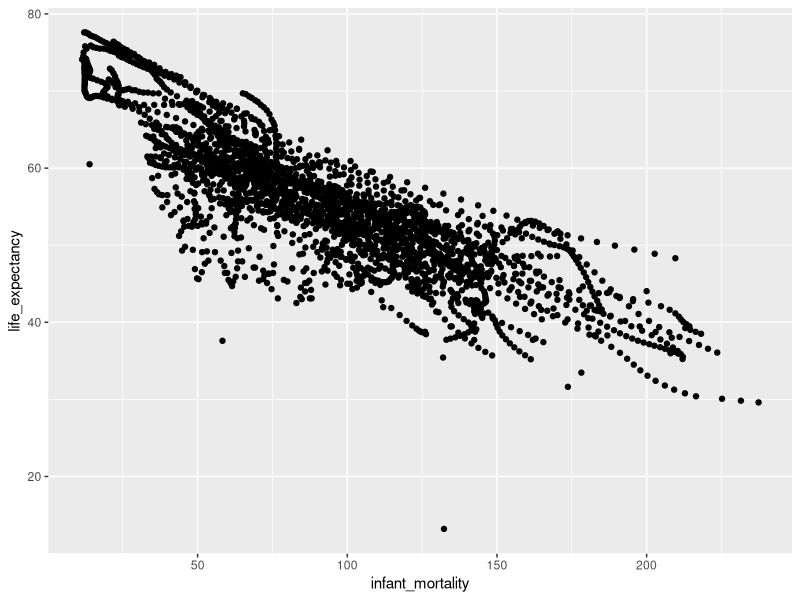
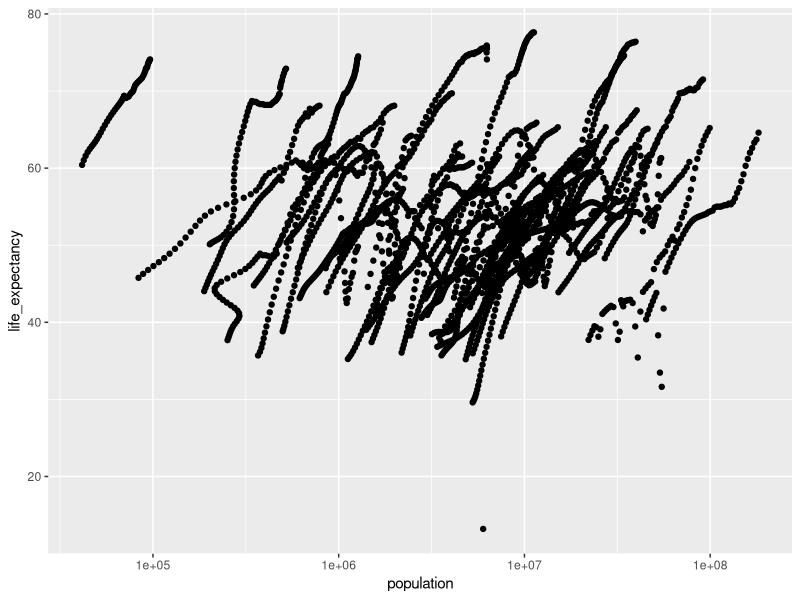
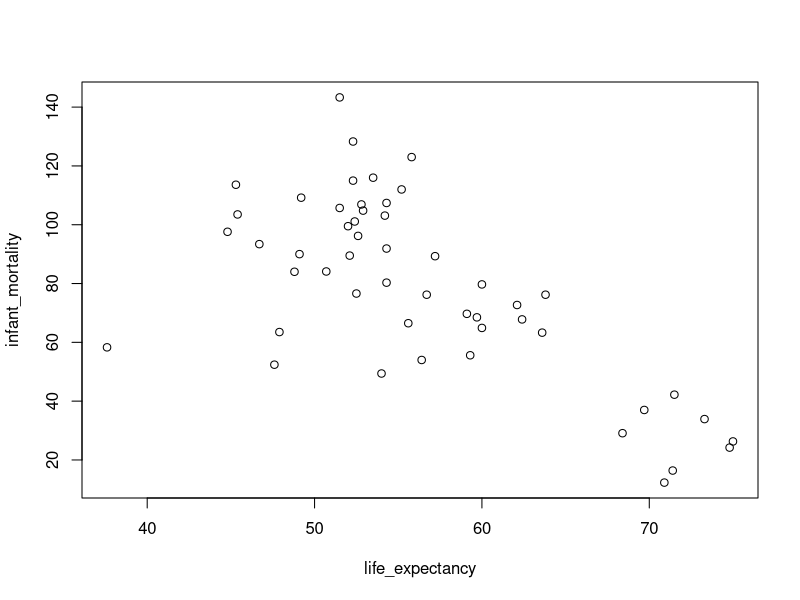
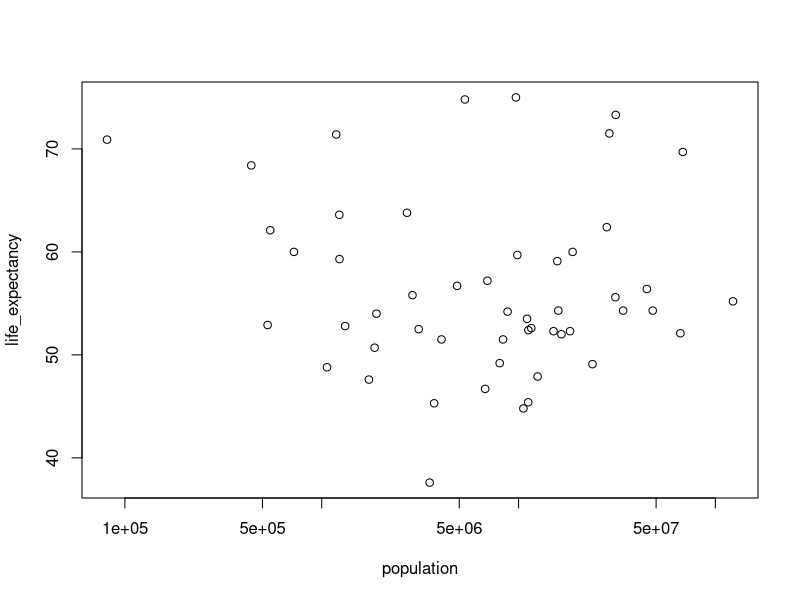
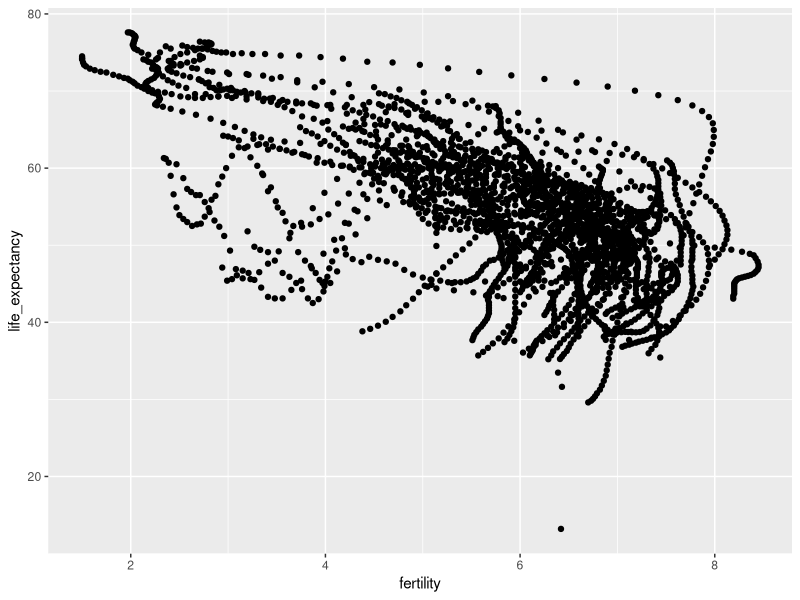
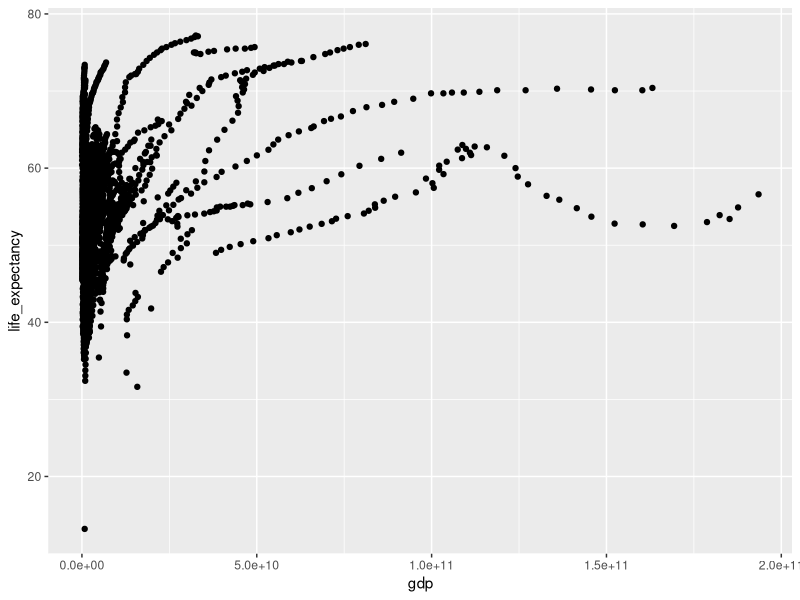

These figures' R source, in order:
## ---- chunk 1

#Load "dslabs" package to manipulate data
library("dslabs")
library("tidyverse")
library("broom")

#Check out the help file in gapminder
help(gapminder)

#Lets get an overview of the data
str(gapminder)

#Now for a summary of the data
summary(gapminder)

#To see what type of object gapminder is, we use the class function
class(gapminder)

## ---- chunk 2

#Now let look at only the African countries
africadata <- gapminder[ which(gapminder$continent=="Africa"), ]

#Lets get an overview & summary of the new data
str(africadata)
summary(africadata)

#Making two new data frames
imle <- africadata[c("infant_mortality","life_expectancy")]
ple <- africadata[c("population","life_expectancy")]

#Overview of new sets
str(imle)
str(ple)

#Summary of new sets
summary(imle)
summary(ple)

## ---- chunk 3
#life expectancy vs. infant mortality
ggplot(imle, aes(infant_mortality, life_expectancy)) + geom_point()

#Here we have a negative correlation

#life expectancy vs. population
ggplot(ple, aes(population, life_expectancy)) + geom_point() +scale_x_log10()

#Here we have a loose positive correlation. Notice the "streaks" in the data
## ---- chunk 4

#Use the is.na function to see what data we are missing
africadata$year[is.na(africadata$infant_mortality)]

#Creating a datafram that only includes data from year 2000
newyr <- africadata[africadata$year=="2000", c("country", "year", "infant_mortality", "life_expectancy", "fertility", "population", "gdp", "continent", "region")]

#Check the structure and summary
str(newyr)
summary(newyr)
## ---- chunk 5

#Plot new dataframe, same variable as before
#Life expectancy vs. Infant Mortality 2000 plot
plot(infant_mortality ~ life_expectancy, data=newyr)

#Life expectancy vs. Population 2000 plot
plot(life_expectancy ~ population, data=newyr, log = "x")
#no relationship

#Lets create fitted lines for the life expectancy outcome

#Life expectancy vs. Infant Mortality 2000
fit1<- lm(formula = life_expectancy ~ infant_mortality, data = newyr)

#Life expectancy vs. Population 2000
fit2<- lm(formula = life_expectancy ~ population, data = newyr)

#summary(fit1)

#summary(fit2)

## ---- chunk 6
#create subset of africadata containing fertility and life expectancy
fle <- africadata %>% select("fertility", "life_expectancy")

#create subset of africadata containing GDP and life expectancy
gdple <- africadata %>% select("gdp", "life_expectancy")
## ---- chunk 7
#create plot of fertility vs. life expectancy
ggplot(fle, aes(fertility, life_expectancy)) + geom_point()

#Here, we have a weak negative correlation

#create plot of GDP vs. life expectancy
ggplot(gdple, aes(gdp, life_expectancy)) + geom_point()

#Here, we see a possible weak positive correlation, with a large of cluster of values on the lower end of the GDP range

## ---- chunk 8
#Let's look at how fertility and GDP perform as predictors of life expectancy using a linear model

#Life expectancy vs fertility
fit3 <- lm(formula = life_expectancy ~ fertility, data = fle)

#Life expectancy vs GDP
fit4 <- lm(formula = life_expectancy ~ gdp, data = gdple)

#view summaries of fit3 and fit4
summary(fit3)
summary(fit4)

## ---- chunk 9
#View fertility vs life expectancy (fit3) results
tidy(fit3)

#View GDP vs life expectancy (fit4) results
tidy(fit4)
